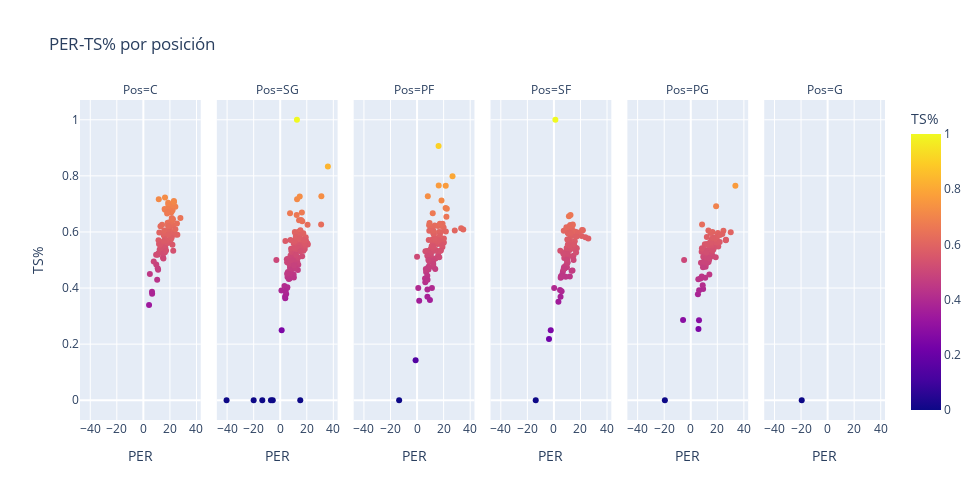

Here is the notebook cell this chart was saved with:
### Code cell
# scatter plot entre PER y TS%, separando por posición
fig = px.scatter(df_nba_advanced, 
                 x=df_nba_advanced.PER,
                 y= df_nba_advanced['TS%'],
                 color="TS%", facet_col=df_nba_advanced['Pos'], 
                 color_discrete_map={"yes": "#FF5722","no": "#7CB342"}, 
                 width=980, height=500, title="PER-TS% por posición")

fig.show()
